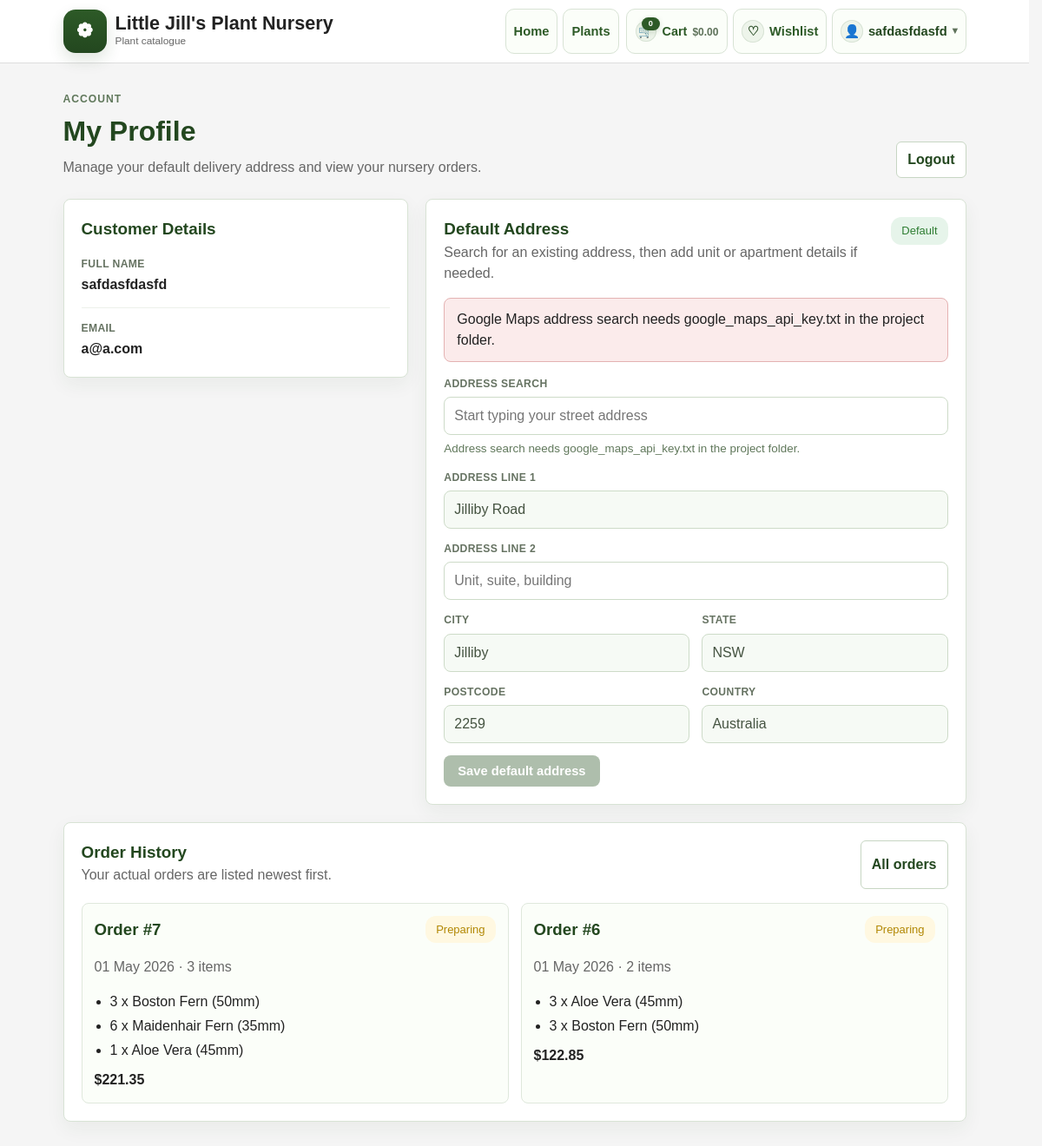
Screenshot of /profile (signed in) with the database file from the repository.
### models.py (models this page shows, shortened)
class User(db.Model, UserMixin):
    id: Mapped[int] = mapped_column(Integer, primary_key=True, autoincrement=True)
    email: Mapped[str] = mapped_column(String(120), unique=True, nullable=False)
    full_name: Mapped[str] = mapped_column(String(100), nullable=False)
    password_hash: Mapped[str] = mapped_column(String(255), nullable=False)
    is_staff: Mapped[bool] = mapped_column(Boolean, default=False)
    carts: Mapped[list["Cart"]] = relationship(back_populates="user")
    orders: Mapped[list["Order"]] = relationship(back_populates="user")
    address: Mapped[Optional["UserAddress"]] = relationship(
        back_populates="user",
        cascade="all, delete-orphan",
        uselist=False,
    )
    wishlist: Mapped[list["Wishlist"]] = relationship(back_populates="user")

class UserAddress(db.Model):
    id: Mapped[int] = mapped_column(primary_key=True)
    user_id: Mapped[int] = mapped_column(ForeignKey("user.id"), nullable=False, unique=True, index=True)
    line1: Mapped[str] = mapped_column(String(255), nullable=False)
    line2: Mapped[Optional[str]] = mapped_column(String(255))
    city: Mapped[str] = mapped_column(String(120), nullable=False)
    state: Mapped[str] = mapped_column(String(120), nullable=False)
    postal_code: Mapped[str] = mapped_column(String(20), nullable=False)
    country: Mapped[str] = mapped_column(String(120), nullable=False)
    formatted_address: Mapped[str] = mapped_column(String(500), nullable=False)
    google_place_id: Mapped[str] = mapped_column(String(255), nullable=False)
    latitude: Mapped[Optional[float]] = mapped_column(Float)
    longitude: Mapped[Optional[float]] = mapped_column(Float)
    is_default: Mapped[bool] = mapped_column(Boolean, default=True, nullable=False)
    created_at: Mapped[datetime] = mapped_column(DateTime, default=datetime.utcnow, nullable=False)
    updated_at: Mapped[datetime] = mapped_column(
        DateTime,
        default=datetime.utcnow,
        onupdate=datetime.utcnow,
        nullable=False,
    )
    user: Mapped["User"] = relationship(back_populates="address")

class Order(db.Model):
    id: Mapped[int] = mapped_column(primary_key=True)
    user_id: Mapped[int] = mapped_column(ForeignKey("user.id"), nullable=False, index=True)
    cart_id: Mapped[int] = mapped_column(ForeignKey("cart.id"), nullable=False, index=True)
    status: Mapped[str] = mapped_column(String(30), default="pending", nullable=False, index=True)
    subtotal_amount: Mapped[Decimal] = mapped_column(Numeric(10, 2), default=Decimal("0.00"), nullable=False)
    delivery_fee: Mapped[Decimal] = mapped_column(Numeric(10, 2), default=Decimal("0.00"), nullable=False)
    total_amount: Mapped[Decimal] = mapped_column(Numeric(10, 2), default=Decimal("0.00"), nullable=False)
    delivery_method: Mapped[Optional[str]] = mapped_column(String(30))
    delivery_distance_km: Mapped[Optional[Decimal]] = mapped_column(Numeric(8, 2))
    delivery_line1: Mapped[Optional[str]] = mapped_column(String(255))
    delivery_line2: Mapped[Optional[str]] = mapped_column(String(255))
    delivery_city: Mapped[Optional[str]] = mapped_column(String(120))
    delivery_state: Mapped[Optional[str]] = mapped_column(String(120))
    delivery_postal_code: Mapped[Optional[str]] = mapped_column(String(20))
    delivery_country: Mapped[Optional[str]] = mapped_column(String(120))
    delivery_formatted_address: Mapped[Optional[str]] = mapped_column(String(500))
    delivery_google_place_id: Mapped[Optional[str]] = mapped_column(String(255))
    delivery_latitude: Mapped[Optional[float]] = mapped_column(Float)
    delivery_longitude: Mapped[Optional[float]] = mapped_column(Float)
    stripe_checkout_session_id: Mapped[Optional[str]] = mapped_column(String(255))
    stripe_payment_intent_id: Mapped[Optional[str]] = mapped_column(String(255))
    payment_status: Mapped[Optional[str]] = mapped_column(String(50))
    created_at: Mapped[datetime] = mapped_column(DateTime, default=datetime.utcnow, nullable=False)
    updated_at: Mapped[datetime] = mapped_column(
        DateTime,
        default=datetime.utcnow,
        onupdate=datetime.utcnow,
        nullable=False,
    )
    user: Mapped["User"] = relationship(back_populates="orders")
    cart: Mapped["Cart"] = relationship(back_populates="orders")
    items: Mapped[list["OrderItem"]] = relationship(
        back_populates="order",
        cascade="all, delete-orphan",
        order_by="OrderItem.created_at",
    )

class OrderItem(db.Model):
    id: Mapped[int] = mapped_column(primary_key=True)
    order_id: Mapped[int] = mapped_column(ForeignKey("order.id"), nullable=False, index=True)
    plant_id: Mapped[int] = mapped_column(ForeignKey("plant.id"), nullable=False, index=True)
    pot_id: Mapped[Optional[int]] = mapped_column(ForeignKey("pot.id"), nullable=True, index=True)
    quantity: Mapped[int] = mapped_column(Integer, default=1, nullable=False)
    unit_price_snapshot: Mapped[Decimal] = mapped_column(Numeric(10, 2), nullable=False)
    plant_name_snapshot: Mapped[str] = mapped_column(String(100), nullable=False)
    pot_size_snapshot: Mapped[Optional[int]] = mapped_column(Integer)
    image_snapshot: Mapped[Optional[str]] = mapped_column(String(255))
    created_at: Mapped[datetime] = mapped_column(DateTime, default=datetime.utcnow, nullable=False)
    updated_at: Mapped[datetime] = mapped_column(
        DateTime,
        default=datetime.utcnow,
        onupdate=datetime.utcnow,
        nullable=False,
    )
    order: Mapped["Order"] = relationship(back_populates="items")
    pot: Mapped[Optional["Pot"]] = relationship()

### app.py (the view, shortened to what this page needs)
@app.route("/profile", methods=["GET", "POST"])
@login_required
def profile():
    user_orders = (
        Order.query.filter_by(user_id=current_user.id)
        .filter(Order.payment_status == "paid")
        .order_by(Order.created_at.desc())
        .all()
    )
    return render_template(
        'profile.html',
        user=current_user,
        address=current_user.address,
        orders=user_orders,
        google_maps_api_key=app.config.get("GOOGLE_MAPS_API_KEY"),
    )

### templates/profile.html (shortened to what this page needs)
<!DOCTYPE html>
<html lang="en">
    <head>
    <link rel="stylesheet" href="{{ url_for('static', filename='styles.css') }}">
    </head>
    <body>
        {% include '_header.html' %}
    <main class="container profile-page">
        <section class="profile-hero">
            <div>
                <p class="eyebrow">Account</p>
                <h1>My Profile</h1>
                <p class="muted">Manage your default delivery address and view your nursery orders.</p>
            </div>
            <form action="{{ url_for('logout') }}" method="post">
                <button type="submit" class="button-secondary profile-logout">Logout</button>
            </form>
        </section>
        <div class="profile-layout">
            <section class="card profile-panel">
                <div class="section-heading">
                    <h2>Customer Details</h2>
                </div>
                <dl class="profile-details">
                    <div>
                        <dt>Full name</dt>
                        <dd>{{ user.full_name }}</dd>
                    </div>
                    <div>
                        <dt>Email</dt>
                        <dd>{{ user.email }}</dd>
                    </div>
                </dl>
            </section>
            <section class="card profile-panel profile-panel--address">
                <div class="section-heading">
                    <div>
                        <h2>Default Address</h2>
                        <p class="muted">Search for an existing address, then add unit or apartment details if needed.</p>
                    </div>
                    {% if address %}
                        <span class="status delivered">Default</span>
                    {% endif %}
                </div>
                {% if not google_maps_api_key %}
                    <p class="flash flash-error">Google Maps address search needs google_maps_api_key.txt in the project folder.</p>
                {% endif %}
                <form class="address-form" method="post" action="{{ url_for('profile') }}">
                    <div class="form-field form-field--wide">
                        <label for="address-search">Address search</label>
                        <input
                            id="address-search"
                            type="text"
                            name="address_search"
                            placeholder="Start typing your street address"
                            autocomplete="off"
                        >
                        <p id="address-search-message" class="address-form__message" aria-live="polite">
                            {% if not google_maps_api_key %}Address search needs google_maps_api_key.txt in the project folder.{% endif %}
                        </p>
                    </div>
                    <div class="form-field form-field--wide">
                        <label for="line1">Address line 1</label>
                        <input id="line1" name="line1" value="{{ address.line1 if address else '' }}" readonly required>
                    </div>
                    <div class="form-field form-field--wide">
                        <label for="line2">Address line 2</label>
                        <input id="line2" name="line2" value="{{ address.line2 if address and address.line2 else '' }}" placeholder="Unit, suite, building">
                    </div>
                    <div class="form-field">
                        <label for="city">City</label>
                        <input id="city" name="city" value="{{ address.city if address else '' }}" readonly required>
                    </div>
                    <div class="form-field">
                        <label for="state">State</label>
                        <input id="state" name="state" value="{{ address.state if address else '' }}" readonly required>
                    </div>
                    <div class="form-field">
                        <label for="postal-code">Postcode</label>
                        <input id="postal-code" name="postal_code" value="{{ address.postal_code if address else '' }}" readonly required>
                    </div>
                    <div class="form-field">
                        <label for="country">Country</label>
                        <input id="country" name="country" value="{{ address.country if address else '' }}" readonly required>
                    </div>
                    <button id="address-submit" class="button-link address-form__submit" type="submit" {% if not google_maps_api_key %}disabled{% endif %}>
                        Save default address
                    </button>
                </form>
            </section>
        </div>
        <section class="card profile-panel profile-orders">
            <div class="section-heading">
                <div>
                    <h2>Order History</h2>
                    <p class="muted">Your actual orders are listed newest first.</p>
                </div>
                <a class="button-secondary profile-orders__link" href="{{ url_for('orders') }}">All orders</a>
            </div>
            {% if orders %}
                <div class="profile-order-list">
                    {% for order in orders[:4] %}
                        <article class="profile-order">
                            <div class="profile-order__summary">
                                <h3>Order #{{ order.id }}</h3>
                                <span class="status {{ 'delivered' if order.status == 'completed' else 'cancelled' if order.status == 'cancelled' else 'pending' }}">{{ order.status|title }}</span>
                            </div>
                            <p class="muted">{{ order.created_at.strftime('%d %b %Y') }} &middot; {{ order.items|length }} item{% if order.items|length != 1 %}s{% endif %}</p>
                            <ul class="compact-list">
                                {% for item in order.items %}
                                    <li>{{ item.quantity }} x {{ item.plant_name_snapshot }}{% if item.pot_size_snapshot %} ({{ item.pot_size_snapshot }}mm){% endif %}</li>
                                {% endfor %}
                            </ul>
                            <strong>${{ '%.2f'|format(order.total_amount) }}</strong>
                        </article>
                    {% endfor %}
                </div>
            {% else %}
                <p class="muted">No orders yet.</p>
            {% endif %}
        </section>
    </main>
</body>
</html>

### templates/_header.html (shortened to what this page needs)
<header class="site-header">
    <div class="site-header__inner">
        <a class="brand" href="{{ url_for('home') }}">
            <span class="brand-mark" aria-hidden="true">
                <span class="icon-glyph icon-glyph--brand">❁</span>
            </span>
            <span class="brand-text">
                <span class="brand-name">Little Jill's Plant Nursery</span>
                <small>Plant catalogue</small>
            </span>
        </a>
        <div class="header-actions">
            <nav class="site-nav site-nav--primary">
                <a class="nav-button" href="{{ url_for('home') }}">
                    <span>Home</span>
                </a>
                <a class="nav-button" href="{{ url_for('plants_index') }}">
                    <span>Plants</span>
                </a>
            </nav>
            <nav class="site-nav site-nav--utility">
                <a class="nav-button nav-button--cart" href="{{ url_for('cart') }}">
                    <span class="nav-icon-chip nav-icon-chip--cart" aria-hidden="true">
                        <span class="nav-icon-chip__emoji">🛒</span>
                        <span class="nav-icon-chip__badge">{{ header_cart_item_count }}</span>
                    </span>
                    <span class="nav-button__content">
                        <span class="nav-button__title">Cart</span>
                        <span class="nav-button__subtitle">${{ '%.2f'|format(header_cart_total) }}</span>
                    </span>
                </a>
                {% if current_user.is_authenticated %}
                <a class="nav-button" href="{{ url_for('wishlist') }}">
                    <span class="nav-icon-chip" aria-hidden="true">♡</span>
                    <span>Wishlist</span>
                </a>
                <details class="account-menu">
                    <summary class="nav-button account-menu__summary">
                        <span class="nav-icon-chip" aria-hidden="true">👤</span>
                        <span>{{ current_user.full_name }}</span>
                        <span class="account-menu__caret" aria-hidden="true">▾</span>
                    </summary>
                </details>
                {% else %}
                <a class="nav-button nav-button--icon" href="{{ url_for('login') }}">
                    <span class="nav-icon-chip" aria-hidden="true">⇥</span>
                    <span>Login</span>
                </a>
                {% endif %}
            </nav>
        </div>
    </div>
</header>

### rows the page displays
User: full_name "safdasfdasfd", email "a@a.com"
UserAddress: line1 "Jilliby Road", city "Jilliby", state "NSW", postal_code "2259", country "Australia"
Order: id "7", status "Preparing", created_at "01 May 2026", items|length "3", total_amount "221.35"
OrderItem: quantity "3", plant_name_snapshot "Boston Fern", pot_size_snapshot "50"
OrderItem: quantity "6", plant_name_snapshot "Maidenhair Fern", pot_size_snapshot "35"
OrderItem: quantity "1", plant_name_snapshot "Aloe Vera", pot_size_snapshot "45"
Order: id "6", status "Preparing", created_at "01 May 2026", items|length "2", total_amount "122.85"
OrderItem: quantity "3", plant_name_snapshot "Aloe Vera", pot_size_snapshot "45"
OrderItem: quantity "3", plant_name_snapshot "Boston Fern", pot_size_snapshot "50"

### other values shown
{{ header_cart_item_count }} "0"
{{ '%.2f'|format(header_cart_total) }} "0.00"
